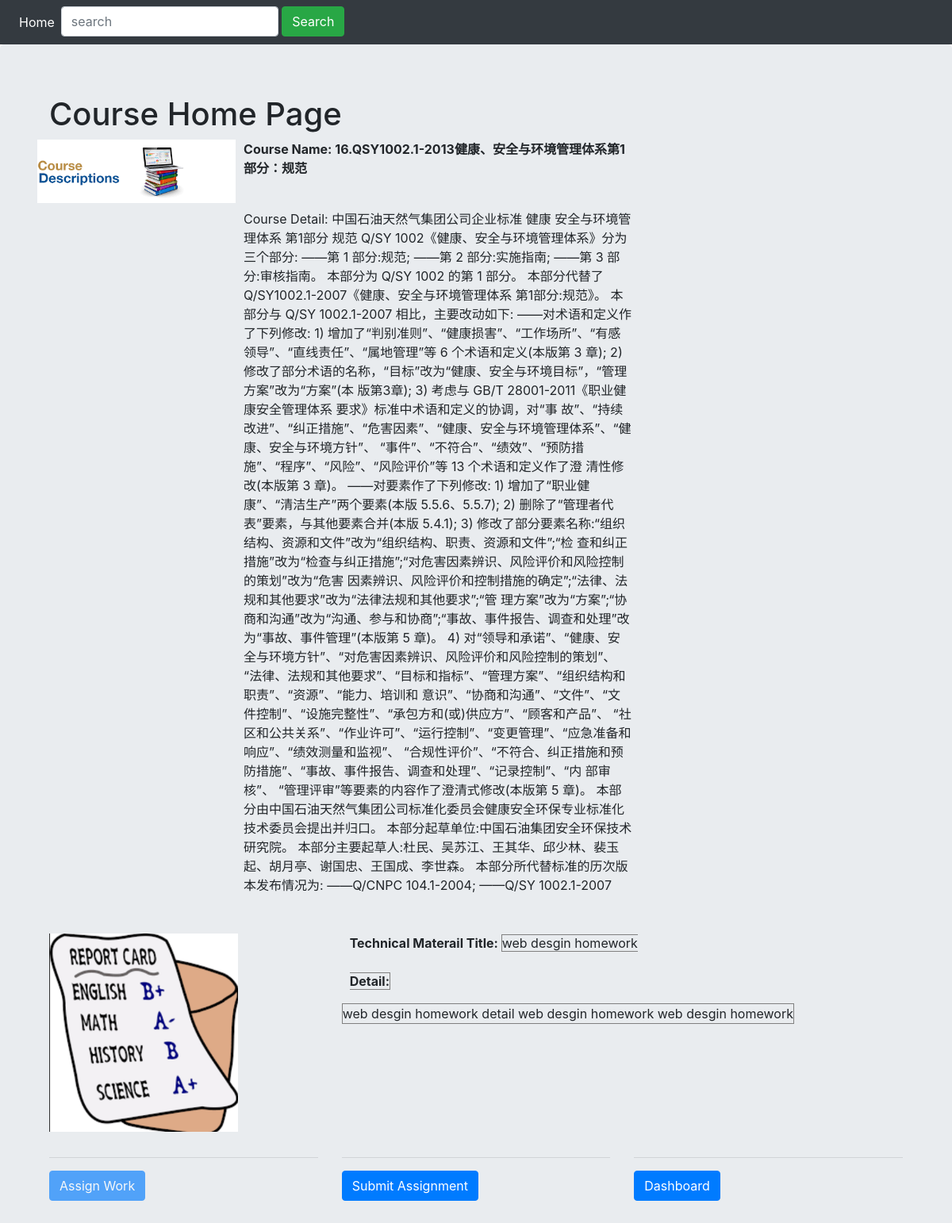
The page /course/1 on the database its author committed.
### wsgi.py (models this page shows, shortened)
class Blog(db.Model):
    id = db.Column(db.Integer, primary_key=True)
    title = db.Column(db.String(100))
    text = db.Column(db.Text)

class TeacherWork(db.Model):
    id = db.Column(db.Integer, primary_key=True)
    title = db.Column(db.String(80), unique=True)
    detail = db.Column(db.String(500))
    answer = db.Column(db.String(5000))
    course_id = db.Column(db.Integer)

### wsgi.py (the view)
@app.route("/course/<id>", methods=["GET"])
def course_home(id):
    if request.method == "GET":
        blog = Blog.query.filter_by(id=id).first_or_404()
        teacherWork = TeacherWork.query.filter_by(course_id=id).first()
        print(id, blog, "in query_blog", "@" * 20)
        return rt("course.html", blog=blog, teacherWork=teacherWork)
    else:
        return "", 204

### movie/templates/course.html (shortened to what this page needs)
<!DOCTYPE html>
<html lang="en">
  <head>
    <link rel='stylesheet' href='/static/bootstrap-4.5.2-dist/css/bootstrap.min.css'>
  </head>
  <body>
<nav class="navbar navbar-expand-lg navbar-dark bg-dark">
  <div class="collapse navbar-collapse" id="navbarSupportedContent">
    <ul class="navbar-nav mr-auto">
      <li class="nav-item active">
        <a class="nav-link" href="/home">Home <span class="sr-only">(current)</span></a>
      </li>
      <li class="nav-item active">
        <form class="form-inline my-2 my-lg-0 navbar-right" action="/home" method="POST">
                <div class="form-group">
                  <input type="text" name="keyword" placeholder="search" class="form-control" autofocus>&nbsp;
                </div>
              <input type="submit" value="Search" class="btn btn-success">
        </form>
      </li>
    </ul>
  </div>
</nav>
    <div class="jumbotron">
      <div class="container">
<div class="container">
   <h1>Course Home Page</h1>
  <div class="row">
    <div class="col-md4">
              <figure>
            <img src="/static/images/course.png" class="img-fluid" style="height:80px;">
        </figure>
    </div>
    <div class="col-md4">
        <p style="width:500px;padding-left:10px;font-weight: bold;">Course Name:
{{ blog.title }}
        </p>
        <br/>
        <p style="width:500px;padding-left:10px;">Course Detail: {{ blog.text }}
        </p>
    </div>
  </div>
  <div class="row">
  </div>
  <div class="row">
    <div class="col-sm-4">
              <figure>
            <img src="/static/images/ml.png" class="img-fluid" style="height:250px;">
        </figure>
    </div>
    <div class="col-sm-8">
        <p style="width:500px;padding-left:10px;">
            <span style="font-weight:bold;">Technical Materail Title: </span>
            <span id="titleLbl" style="border: 1px solid gray; " >
              <span>
     {{teacherWork.title}}
  </span>
       <br/><br/>
        <span style="font-weight:bold;">Detail: </span>
        <br/>
        <div style="border: 1px solid gray; display: inline-block">
      {{teacherWork.detail}}
        </div>
      </p>
    </div>
  </div>
    <div class="row">
      <div class="col-sm-4">
      <hr/>
      {% if session['isadmin'] and session['logged_in'] %}
      <button type="button" class="btn btn-primary" onclick="relocate_assignwork()">Assign Work</button>
      {% else %}
      <button type="button" class="btn btn-primary" disabled> Assign Work</button>
      {% endif %}
      </div>
      <div class="col-sm-4">
      <hr/>
      <button type="button" class="btn btn-primary" onclick="relocate_student()">Submit Assignment</button>
      </div>
      <div class="col-sm-4">
    <hr/>
      <button type="button" class="btn btn-primary" onclick="relocate_dashboard()">Dashboard</button>
      </div>
    </div>
</div>
      </div>
    </div>
  </body>
</html>

### rows shown on the page
Blog: title "16.QSY1002.1-2013健康、安全与环境管理体系第1部分：规范", text "中国石油天然气集团公司企业标准 健康 安全与环境管理体系 第1部分 规范 Q/SY 1002《健康、安全与环境管理体系》分为三个部分: ——第 1 部分:规范; ——第 2 部分:实施指南; ——第 3 部分:审核指南。 本部分为 Q/SY 1002 的第 1 部分。 本部分代替了Q/SY1002.1-2007《健康、安全与环境管理体系 第1部分:规范》。 本部分与 Q/SY 1002.1-2007 相比，主要改动如下: ——对术语和定义作了下列修改: 1) 增加了“判别准则”、“健康损害”、“工作场所”、“有感领导”、“直线责任”、“属地管理”等 6 个术语和定义(本版第 3 章); 2) 修改了部分术语的名称，“目标”改为“健康、安全与环境目标”，“管理方案”改为“方案”(本 版第3章); 3) 考虑与 GB/T 28001-2011《职业健康安全管理体系 要求》标准中术语和定义的协调，对“事 故”、“持续改进”、“纠正措施”、“危害因素”、“健康、安全与环境管理体系”、“健康、安全与环境方针”、 “事件”、“不符合”、“绩效”、“预防措施”、“程序”、“风险”、“风险评价”等 13 个术语和定义作了澄 清性修改(本版第 3 章)。 ——对要素作了下列修改: 1) 增加了“职业健康”、“清洁生产”两个要素(本版 5.5.6、5.5.7); 2) 删除了“管理者代表”要素，与其他要素合并(本版 5.4.1); 3) 修改了部分要素名称:“组织结构、资源和文件”改为“组织结构、职责、资源和文件”;“检…"
TeacherWork: title "web desgin homework", detail "web desgin homework detail web desgin homework web desgin homework"
